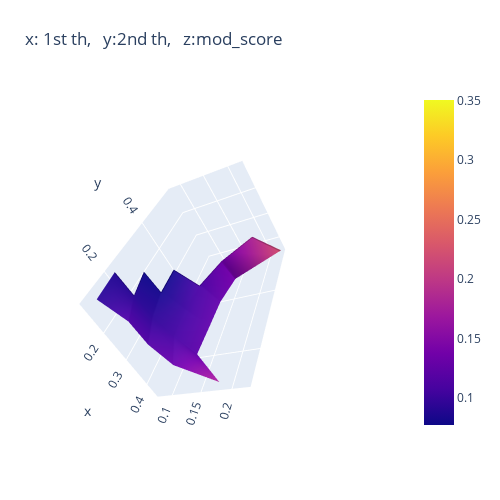

Notebook code cell kept with this figure:
### Code cell
import scipy 
import plotly.graph_objects as go
import pandas as pd
import numpy as np

# 2D-arrays from DataFrame
x1 = np.linspace(dfd['init_th'].min(), dfd['init_th'].max(), len(dfd['init_th'].unique()))
y1 = np.linspace(dfd['merg_th'].min(), dfd['merg_th'].max(), len(dfd['merg_th'].unique()))

"""
x, y via meshgrid for vectorized evaluation of
2 scalar/vector fields over 2-D grids, given
one-dimensional coordinate arrays x1, x2,..., xn.
"""

x2, y2 = np.meshgrid(x1, y1)

# Interpolate unstructured D-dimensional data.
z2 = scipy.interpolate.griddata((dfd['init_th'], dfd['merg_th']), dfd['density'], (x2, y2), method='cubic')

# Ready to plot
fig = go.Figure(data=[go.Surface(z=z2, x=x2, y=y2)])
fig.update_layout(title='x: 1st th,   y:2nd th,   z:mod_score', autosize=False,
                  width=500, height=500,
                  margin=dict(l=65, r=50, b=65, t=90))
fig.show()

### Figure 1 — Plotly figure (JSON) as saved in the notebook; plotly's stock layout.template omitted (floating-point values rounded to 4 significant figures)
{"data": [{"type": "surface", "x": [[0.1111, 0.1944, 0.2778, 0.3611, 0.4444], [0.1111, 0.1944, 0.2778, 0.3611, 0.4444], [0.1111, 0.1944, 0.2778, 0.3611, 0.4444], [0.1111, 0.1944, 0.2778, 0.3611, 0.4444], [0.1111, 0.1944, 0.2778, 0.3611, 0.4444], [0.1111, 0.1944, 0.2778, 0.3611, 0.4444], [0.1111, 0.1944, 0.2778, 0.3611, 0.4444]], "y": [[0.1111, 0.1111, 0.1111, 0.1111, 0.1111], [0.2037, 0.2037, 0.2037, 0.2037, 0.2037], [0.2963, 0.2963, 0.2963, 0.2963, 0.2963], [0.3889, 0.3889, 0.3889, 0.3889, 0.3889], [0.4815, 0.4815, 0.4815, 0.4815, 0.4815], [0.5741, 0.5741, 0.5741, 0.5741, 0.5741], [0.6667, 0.6667, 0.6667, 0.6667, 0.6667]], "z": [[0.0927, 0.1131, 0.1152, 0.1295, 0.18], [0.08783, 0.0901, 0.09367, 0.1051, 0.1212], [null, 0.07721, 0.08175, 0.102, 0.124], [null, null, 0.08106, 0.1091, 0.1266], [null, null, null, 0.1341, 0.1408], [null, null, null, 0.1852, 0.2263], [null, null, null, null, 0.3506]]}], "layout": {"autosize": false, "height": 500, "margin": {"b": 65, "l": 65, "r": 50, "t": 90}, "scene": {"aspectmode": "auto", "aspectratio": {"x": 0.901, "y": 1.502, "z": 0.739}, "camera": {"center": {"x": 0.1031, "y": 0.1698, "z": 0.1907}, "eye": {"x": -1.401, "y": -2.305, "z": 1.612}, "projection": {"type": "perspective"}, "up": {"x": -0.7699, "y": 0.5972, "z": 0.2252}}}, "title": {"text": "x: 1st th,   y:2nd th,   z:mod_score"}, "width": 500}}
